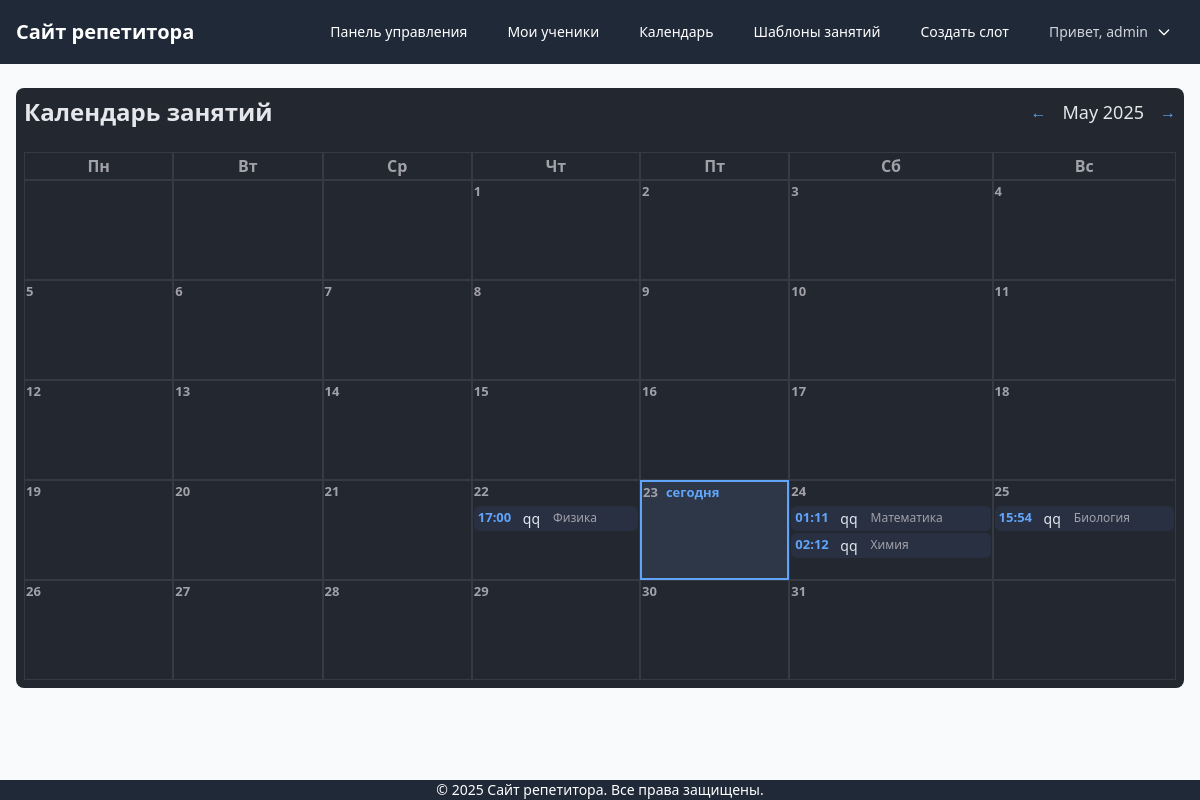
The page /tutor/calendar/ (signed in) on the database as committed earlier.
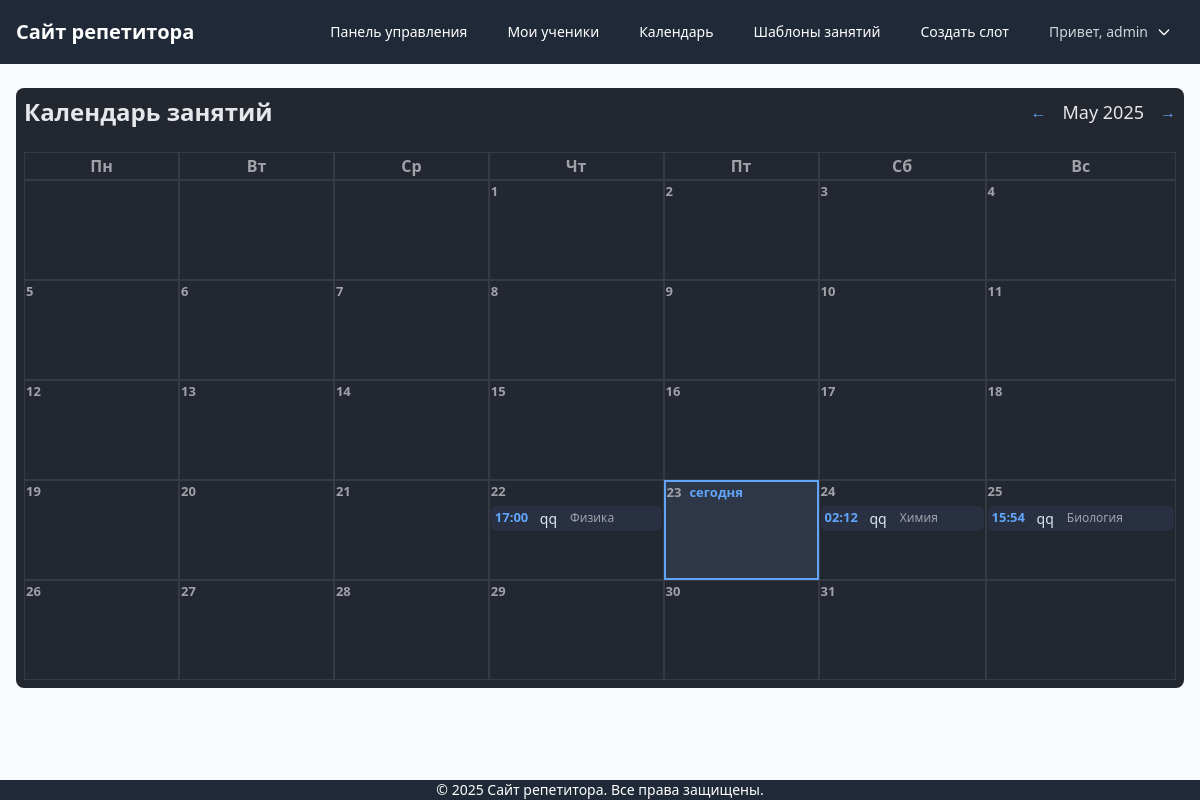
The same page on the database as committed later.
### scheduler/models.py (models this page shows, shortened)
class Lesson(models.Model):
    STATUS_CHOICES = [
        ('scheduled', 'Запланировано'),
        ('completed', 'Завершено'),
        ('cancelled', 'Отменено'),
    ]
    SUBJECT_CHOICES = [
        ('math', 'Математика'),
        ('physics', 'Физика'),
        ('chemistry', 'Химия'),
        ('biology', 'Биология'),
        ('english', 'Английский язык'),
        ('russian', 'Русский язык'),
        ('literature', 'Литература'),
        ('history', 'История'),
        ('geography', 'География'),
        ('other', 'Другое'),
    ]
    time_slot = models.OneToOneField(TimeSlot, on_delete=models.CASCADE, related_name='lesson')
    student = models.ForeignKey(User, on_delete=models.CASCADE, related_name='booked_lessons')
    status = models.CharField(max_length=20, choices=STATUS_CHOICES, default='scheduled')
    subject = models.CharField(max_length=20, choices=SUBJECT_CHOICES, default='math')
    notes = models.TextField(blank=True)
    created_at = models.DateTimeField(auto_now_add=True)
    updated_at = models.DateTimeField(auto_now=True)

class TimeSlot(models.Model):
    STATUS_CHOICES = [
        ('available', 'Доступно'),
        ('booked', 'Забронировано'),
        ('completed', 'Завершено'),
        ('cancelled', 'Отменено'),
    ]
    tutor = models.ForeignKey(User, on_delete=models.CASCADE, related_name='time_slots')
    student = models.ForeignKey(User, on_delete=models.SET_NULL, null=True, blank=True, related_name='booked_slots')
    datetime = models.DateTimeField()
    status = models.CharField(max_length=10, choices=STATUS_CHOICES, default='available')
    duration = models.IntegerField(default=60, help_text='Длительность в минутах')
    notes = models.TextField(blank=True)
    class Meta:
        unique_together = ['tutor', 'datetime']
        ordering = ['datetime']

### scheduler/views.py (the view)
# urls.py: path('tutor/calendar/', views.TutorCalendarView.as_view(), name='tutor_calendar'),
class TutorCalendarView(LoginRequiredMixin, UserPassesTestMixin, TemplateView):
    template_name = 'scheduler/tutor/calendar.html'
    def test_func(self):
        return self.request.user.groups.filter(name='Tutors').exists()
    def get_context_data(self, **kwargs):
        context = super().get_context_data(**kwargs)
        year = int(self.request.GET.get('year', timezone.now().year))
        month = int(self.request.GET.get('month', timezone.now().month))
        cal = calendar.monthcalendar(year, month)
        start_date = timezone.make_aware(datetime(year, month, 1))
        if month == 12:
            end_date = timezone.make_aware(datetime(year + 1, 1, 1))
        else:
            end_date = timezone.make_aware(datetime(year, month + 1, 1))
        lessons = Lesson.objects.filter(
            time_slot__datetime__gte=start_date,
            time_slot__datetime__lt=end_date,
            time_slot__tutor=self.request.user,
            status__in=['scheduled', 'completed']
        ).select_related('student', 'time_slot')
        lessons_by_day = {}
        for lesson in lessons:
            day = lesson.time_slot.datetime.day
            if day not in lessons_by_day:
                lessons_by_day[day] = []
            lessons_by_day[day].append(lesson)
        today = timezone.localtime(timezone.now())
        context.update({
            'calendar': cal,
            'lessons_by_day': lessons_by_day,
            'year': year,
            'month': month,
            'month_name': calendar.month_name[month],
            'prev_month': (month - 1) if month > 1 else 12,
            'prev_year': year if month > 1 else year - 1,
            'next_month': (month + 1) if month < 12 else 1,
            'next_year': year if month < 12 else year + 1,
            'day_names': ['Пн', 'Вт', 'Ср', 'Чт', 'Пт', 'Сб', 'Вс'],
            'today_day': today.day,
            'today_month': today.month,
            'today_year': today.year,
        })
        return context

### scheduler/templatetags/scheduler_extras.py (called while the page is built)
@register.filter
def date_with_weekday(value):
    if not value:
        return ""
    weekdays = ['Пн', 'Вт', 'Ср', 'Чт', 'Пт', 'Сб', 'Вс']
    return f"{value.strftime('%d.%m.%Y')} ({weekdays[value.weekday()]})"

@register.filter
def get_item(dictionary, key):
    return dictionary.get(key)

### scheduler/templates/scheduler/tutor/calendar.html (shortened to what this page needs)
{% extends 'base.html' %}
{% load scheduler_extras %}
{% block content %}
<div class="space-y-6  calendar-dark p-2 rounded-lg">
    <div class="flex flex-col sm:flex-row justify-between items-center gap-2">
        <h1 class="text-2xl font-bold">Календарь занятий</h1>
        <div class="flex items-center space-x-4">
            <a href="?year={{ prev_year }}&month={{ prev_month }}" class="text-blue-400 hover:text-blue-200 transition">←</a>
            <span class="text-lg font-medium">{{ month_name }} {{ year }}</span>
            <a href="?year={{ next_year }}&month={{ next_month }}" class="text-blue-400 hover:text-blue-200 transition">→</a>
        </div>
    </div>
    <div >
        <table class="w-full border-separate border-spacing-0 calendar-dark">
            <thead>
                <tr>
                    <th>Пн</th>
                    <th>Вт</th>
                    <th>Ср</th>
                    <th>Чт</th>
                    <th>Пт</th>
                    <th>Сб</th>
                    <th>Вс</th>
                </tr>
            </thead>
            <tbody>
                {% for week in calendar %}
                <tr>
                    {% for day in week %}
                    <td class="day-cell {% if day == today_day and month == today_month and year == today_year and day != 0 %}today{% endif %}">
                        {% if day != 0 %}
                            <div class="day-label flex items-center gap-2">
                                <span>{{ day }}</span>
                                {% if day == today_day and month == today_month and year == today_year %}<span class="text-blue-400 font-bold">сегодня</span>{% endif %}
                            </div>
                            <div class=" gap-1">
                            {% if day in lessons_by_day %}
                                {% for lesson in lessons_by_day|get_item:day %}
                                    <div class="lesson-row" tabindex="0">
                                        <span class="lesson-time">{{ lesson.time_slot.datetime|time:"H:i" }}</span>
                                        <span class="truncate">{{ lesson.student.get_full_name|default:lesson.student.username }}</span>
                                        <span class="lesson-subject">{{ lesson.get_subject_display }}</span>
                                    </div>
                                {% endfor %}
                            {% endif %}
                            </div>
                        {% endif %}
                    </td>
                    {% endfor %}
                </tr>
                {% endfor %}
            </tbody>
        </table>
    </div>
</div>
{% endblock %}

Rows that differ between the two databases and show on the page:
no longer on this page (row edited): Lesson: time_slot.datetime "01:11", student.get_full_name "qq", subject "Математика", shown under "24"
